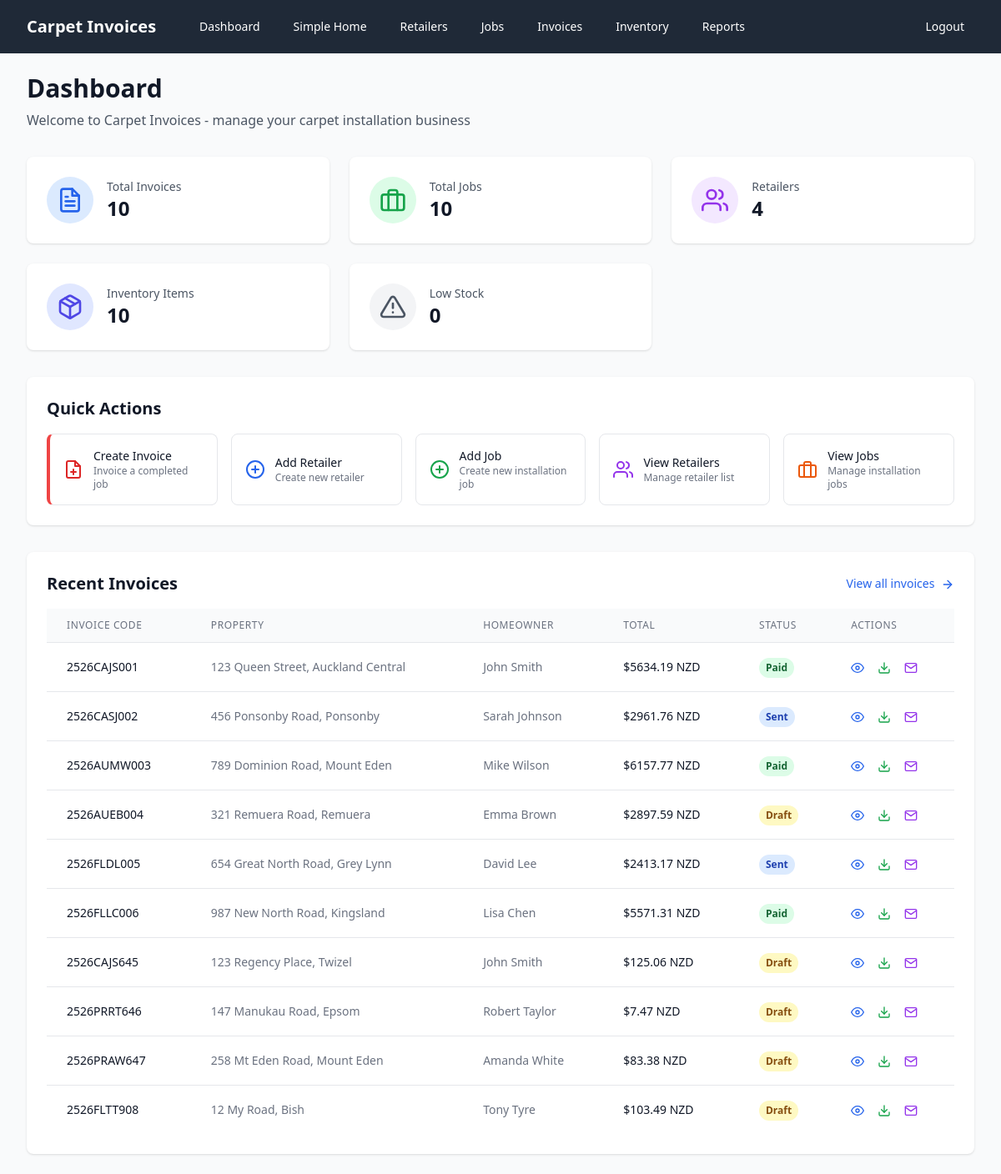
The page / (signed in) on the database its author committed.
### models.py (models this page shows, shortened)
class Invoice(db.Model):
    id = db.Column(db.Integer, primary_key=True)
    invoice_code = db.Column(db.String(100), unique=True, nullable=False, index=True)
    job_id = db.Column(db.Integer, ForeignKey('job.id'), nullable=False, index=True)
    date_created = db.Column(db.Date, nullable=False, default=datetime.now().date, index=True)
    status = db.Column(db.String(20), nullable=False, default='draft', index=True)  # draft, sent, paid
    gst_percentage = db.Column(db.Float, nullable=False, default=15.0)
    subtotal = db.Column(db.Float, nullable=False, default=0.0)
    gst_amount = db.Column(db.Float, nullable=False, default=0.0)
    total = db.Column(db.Float, nullable=False, default=0.0, index=True)
    job = relationship("Job", back_populates="invoices")
    lines = relationship("InvoiceLine", back_populates="invoice", cascade="all, delete-orphan")
    files = relationship("FileStore", back_populates="invoice", cascade="all, delete-orphan")

class Job(db.Model):
    id = db.Column(db.Integer, primary_key=True)
    street_address = db.Column(db.String(200), nullable=False)
    suburb = db.Column(db.String(100), nullable=False)
    town_city = db.Column(db.String(100), nullable=False)
    retailer_id = db.Column(db.Integer, ForeignKey('retailer.id'), nullable=False)
    homeowner_name = db.Column(db.String(100), nullable=False)
    homeowner_phone = db.Column(db.String(20), nullable=False)
    date_completed = db.Column(db.Date, nullable=False)
    retailer = relationship("Retailer", back_populates="jobs")
    invoices = relationship("Invoice", back_populates="job")

### app.py (the view)
@app.route('/')
def index():
    if not session.get('logged_in'):
        return redirect(url_for('login'))
    recent_invoices = db.session.query(Invoice).join(Job).join(Retailer).limit(10).all()
    total_invoices = db.session.query(Invoice).count()
    total_jobs = db.session.query(Job).count()
    total_retailers = db.session.query(Retailer).count()
    total_inventory_items = db.session.query(InventoryItem).filter_by(is_active=True).count()
    low_stock_items = db.session.query(InventoryItem).filter_by(is_active=True).filter(
        InventoryItem.current_stock <= InventoryItem.minimum_stock
    ).count()
    total_inventory_value = db.session.query(
        db.func.sum(InventoryItem.current_stock * InventoryItem.unit_cost)
    ).filter_by(is_active=True).scalar() or 0
    return render_template('index.html',
                         recent_invoices=recent_invoices,
                         total_invoices=total_invoices,
                         total_jobs=total_jobs,
                         total_retailers=total_retailers,
                         total_inventory_items=total_inventory_items,
                         low_stock_items=low_stock_items,
                         total_inventory_value=total_inventory_value)

### app.py (called while the page is built)
def format_nz_currency(amount):
    return f"${amount:.2f} NZD"

@app.template_filter('nz_currency')
def nz_currency_filter(amount):
    return format_nz_currency(amount)

### templates/index.html (shortened to what this page needs)
{% extends "base.html" %}
{% block content %}
<div class="mb-8">
    <h1 class="text-3xl font-bold text-gray-900">Dashboard</h1>
    <p class="mt-2 text-gray-600">Welcome to Carpet Invoices - manage your carpet installation business</p>
</div>
<div class="grid grid-cols-1 md:grid-cols-2 lg:grid-cols-3 xl:grid-cols-6 gap-6 mb-8">
    <div class="bg-white rounded-lg shadow p-6">
        <div class="flex items-center">
            <div class="p-3 rounded-full bg-blue-100">
                <i data-feather="file-text" class="h-8 w-8 text-blue-600"></i>
            </div>
            <div class="ml-4">
                <p class="text-sm font-medium text-gray-600">Total Invoices</p>
                <p class="text-2xl font-bold text-gray-900">{{ total_invoices }}</p>
            </div>
        </div>
    </div>
    <div class="bg-white rounded-lg shadow p-6">
        <div class="flex items-center">
            <div class="p-3 rounded-full bg-green-100">
                <i data-feather="briefcase" class="h-8 w-8 text-green-600"></i>
            </div>
            <div class="ml-4">
                <p class="text-sm font-medium text-gray-600">Total Jobs</p>
                <p class="text-2xl font-bold text-gray-900">{{ total_jobs }}</p>
            </div>
        </div>
    </div>
    <div class="bg-white rounded-lg shadow p-6">
        <div class="flex items-center">
            <div class="p-3 rounded-full bg-purple-100">
                <i data-feather="users" class="h-8 w-8 text-purple-600"></i>
            </div>
            <div class="ml-4">
                <p class="text-sm font-medium text-gray-600">Retailers</p>
                <p class="text-2xl font-bold text-gray-900">{{ total_retailers }}</p>
            </div>
        </div>
    </div>
    <div class="bg-white rounded-lg shadow p-6">
        <div class="flex items-center">
            <div class="p-3 rounded-full bg-indigo-100">
                <i data-feather="package" class="h-8 w-8 text-indigo-600"></i>
            </div>
            <div class="ml-4">
                <p class="text-sm font-medium text-gray-600">Inventory Items</p>
                <p class="text-2xl font-bold text-gray-900">{{ total_inventory_items }}</p>
            </div>
        </div>
    </div>
    <div class="bg-white rounded-lg shadow p-6">
        <div class="flex items-center">
            <div class="p-3 rounded-full {% if low_stock_items > 0 %}bg-orange-100{% else %}bg-gray-100{% endif %}">
                <i data-feather="alert-triangle" class="h-8 w-8 {% if low_stock_items > 0 %}text-orange-600{% else %}text-gray-600{% endif %}"></i>
            </div>
            <div class="ml-4">
                <p class="text-sm font-medium text-gray-600">Low Stock</p>
                <p class="text-2xl font-bold {% if low_stock_items > 0 %}text-orange-600{% else %}text-gray-900{% endif %}">{{ low_stock_items }}</p>
            </div>
        </div>
    </div>
</div>
<div class="bg-white rounded-lg shadow mb-8">
    <div class="p-6">
        <h2 class="text-xl font-semibold text-gray-900 mb-4">Quick Actions</h2>
        <div class="grid grid-cols-1 sm:grid-cols-2 lg:grid-cols-5 gap-4">
            <a href="{{ url_for('jobs') }}" class="flex items-center p-4 border border-gray-200 rounded-lg hover:bg-gray-50 transition duration-200 border-l-4 border-l-red-500">
                <div class="flex-shrink-0">
                    <i data-feather="file-plus" class="h-6 w-6 text-red-600"></i>
                </div>
                <div class="ml-3">
                    <p class="text-sm font-medium text-gray-900">Create Invoice</p>
                    <p class="text-xs text-gray-500">Invoice a completed job</p>
                </div>
            </a>
            <a href="{{ url_for('add_retailer') }}" class="flex items-center p-4 border border-gray-200 rounded-lg hover:bg-gray-50 transition duration-200">
                <div class="flex-shrink-0">
                    <i data-feather="plus-circle" class="h-6 w-6 text-blue-600"></i>
                </div>
                <div class="ml-3">
                    <p class="text-sm font-medium text-gray-900">Add Retailer</p>
                    <p class="text-xs text-gray-500">Create new retailer</p>
                </div>
            </a>
            <a href="{{ url_for('add_job') }}" class="flex items-center p-4 border border-gray-200 rounded-lg hover:bg-gray-50 transition duration-200">
                <div class="flex-shrink-0">
                    <i data-feather="plus-circle" class="h-6 w-6 text-green-600"></i>
                </div>
                <div class="ml-3">
                    <p class="text-sm font-medium text-gray-900">Add Job</p>
                    <p class="text-xs text-gray-500">Create new installation job</p>
                </div>
            </a>
            <a href="{{ url_for('retailers') }}" class="flex items-center p-4 border border-gray-200 rounded-lg hover:bg-gray-50 transition duration-200">
                <div class="flex-shrink-0">
                    <i data-feather="users" class="h-6 w-6 text-purple-600"></i>
                </div>
                <div class="ml-3">
                    <p class="text-sm font-medium text-gray-900">View Retailers</p>
                    <p class="text-xs text-gray-500">Manage retailer list</p>
                </div>
            </a>
            <a href="{{ url_for('jobs') }}" class="flex items-center p-4 border border-gray-200 rounded-lg hover:bg-gray-50 transition duration-200">
                <div class="flex-shrink-0">
                    <i data-feather="briefcase" class="h-6 w-6 text-orange-600"></i>
                </div>
                <div class="ml-3">
                    <p class="text-sm font-medium text-gray-900">View Jobs</p>
                    <p class="text-xs text-gray-500">Manage installation jobs</p>
                </div>
            </a>
        </div>
    </div>
</div>
<div class="bg-white rounded-lg shadow">
    <div class="p-6">
        <div class="flex items-center justify-between mb-4">
            <h2 class="text-xl font-semibold text-gray-900">Recent Invoices</h2>
            <a href="{{ url_for('invoices') }}" class="text-blue-600 hover:text-blue-800 font-medium text-sm">
                View all invoices
                <i data-feather="arrow-right" class="inline h-4 w-4 ml-1"></i>
            </a>
        </div>
        {% if recent_invoices %}
        <div class="overflow-x-auto">
            <table class="min-w-full divide-y divide-gray-200">
                <thead class="bg-gray-50">
                    <tr>
                        <th class="px-6 py-3 text-left text-xs font-medium text-gray-500 uppercase tracking-wider">Invoice Code</th>
                        <th class="px-6 py-3 text-left text-xs font-medium text-gray-500 uppercase tracking-wider">Property</th>
                        <th class="px-6 py-3 text-left text-xs font-medium text-gray-500 uppercase tracking-wider">Homeowner</th>
                        <th class="px-6 py-3 text-left text-xs font-medium text-gray-500 uppercase tracking-wider">Total</th>
                        <th class="px-6 py-3 text-left text-xs font-medium text-gray-500 uppercase tracking-wider">Status</th>
                        <th class="px-6 py-3 text-left text-xs font-medium text-gray-500 uppercase tracking-wider">Actions</th>
                    </tr>
                </thead>
                <tbody class="bg-white divide-y divide-gray-200">
                    {% for invoice in recent_invoices %}
                    <tr class="hover:bg-gray-50">
                        <td class="px-6 py-4 whitespace-nowrap text-sm font-medium text-gray-900">
                            {{ invoice.invoice_code }}
                        </td>
                        <td class="px-6 py-4 whitespace-nowrap text-sm text-gray-500">
                            {{ invoice.job.street_address }}, {{ invoice.job.suburb }}
                        </td>
                        <td class="px-6 py-4 whitespace-nowrap text-sm text-gray-500">
                            {{ invoice.job.homeowner_name }}
                        </td>
                        <td class="px-6 py-4 whitespace-nowrap text-sm text-gray-900 font-medium">
                            {{ invoice.total | nz_currency }}
                        </td>
                        <td class="px-6 py-4 whitespace-nowrap">
                            <span class="inline-flex px-2 py-1 text-xs font-semibold rounded-full
                                {% if invoice.status == 'paid' %}bg-green-100 text-green-800
                                {% elif invoice.status == 'sent' %}bg-blue-100 text-blue-800
                                {% else %}bg-yellow-100 text-yellow-800{% endif %}">
                                {{ invoice.status.title() }}
                            </span>
                        </td>
                        <td class="px-6 py-4 whitespace-nowrap text-sm font-medium">
                            <a href="{{ url_for('invoice_preview', invoice_id=invoice.id) }}" class="text-blue-600 hover:text-blue-800 mr-3">
                                <i data-feather="eye" class="inline h-4 w-4"></i>
                            </a>
                            <a href="{{ url_for('invoice_pdf', invoice_id=invoice.id) }}" class="text-green-600 hover:text-green-800 mr-3">
                                <i data-feather="download" class="inline h-4 w-4"></i>
                            </a>
                            <a href="{{ url_for('invoice_email', invoice_id=invoice.id) }}" class="text-purple-600 hover:text-purple-800">
                                <i data-feather="mail" class="inline h-4 w-4"></i>
                            </a>
                        </td>
                    </tr>
                    {% endfor %}
                </tbody>
            </table>
        </div>
        {% endif %}
    </div>
</div>
{% endblock %}

### rows shown on the page
Invoice: invoice_code "2526CAJS001", job.street_address "123 Queen Street", job.suburb "Auckland Central", job.homeowner_name "John Smith", total|nz_currency "$5634.19 NZD", status "Paid"
Invoice: invoice_code "2526CASJ002", job.street_address "456 Ponsonby Road", job.suburb "Ponsonby", job.homeowner_name "Sarah Johnson", total|nz_currency "$2961.76 NZD", status "Sent"
Invoice: invoice_code "2526AUMW003", job.street_address "789 Dominion Road", job.suburb "Mount Eden", job.homeowner_name "Mike Wilson", total|nz_currency "$6157.77 NZD", status "Paid"
Invoice: invoice_code "2526AUEB004", job.street_address "321 Remuera Road", job.suburb "Remuera", job.homeowner_name "Emma Brown", total|nz_currency "$2897.59 NZD", status "Draft"
Invoice: invoice_code "2526FLDL005", job.street_address "654 Great North Road", job.suburb "Grey Lynn", job.homeowner_name "David Lee", total|nz_currency "$2413.17 NZD", status "Sent"
Invoice: invoice_code "2526FLLC006", job.street_address "987 New North Road", job.suburb "Kingsland", job.homeowner_name "Lisa Chen", total|nz_currency "$5571.31 NZD", status "Paid"
Invoice: invoice_code "2526CAJS645", job.street_address "123 Regency Place", job.suburb "Twizel", job.homeowner_name "John Smith", total|nz_currency "$125.06 NZD", status "Draft"
Invoice: invoice_code "2526PRRT646", job.street_address "147 Manukau Road", job.suburb "Epsom", job.homeowner_name "Robert Taylor", total|nz_currency "$7.47 NZD", status "Draft"
Invoice: invoice_code "2526PRAW647", job.street_address "258 Mt Eden Road", job.suburb "Mount Eden", job.homeowner_name "Amanda White", total|nz_currency "$83.38 NZD", status "Draft"
Invoice: invoice_code "2526FLTT908", job.street_address "12 My Road", job.suburb "Bish", job.homeowner_name "Tony Tyre", total|nz_currency "$103.49 NZD", status "Draft"

### other values the page prints
{{ total_invoices }} "10"
{{ total_jobs }} "10"
{{ total_retailers }} "4"
{{ total_inventory_items }} "10"
{{ low_stock_items }} "0"
